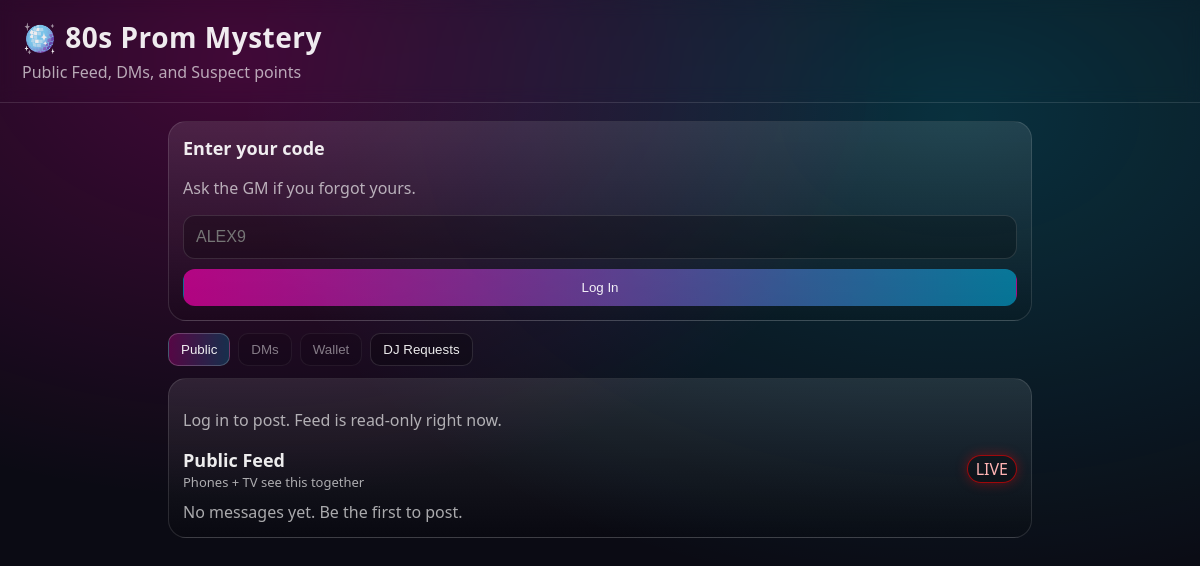
Before: /app with the older database file.
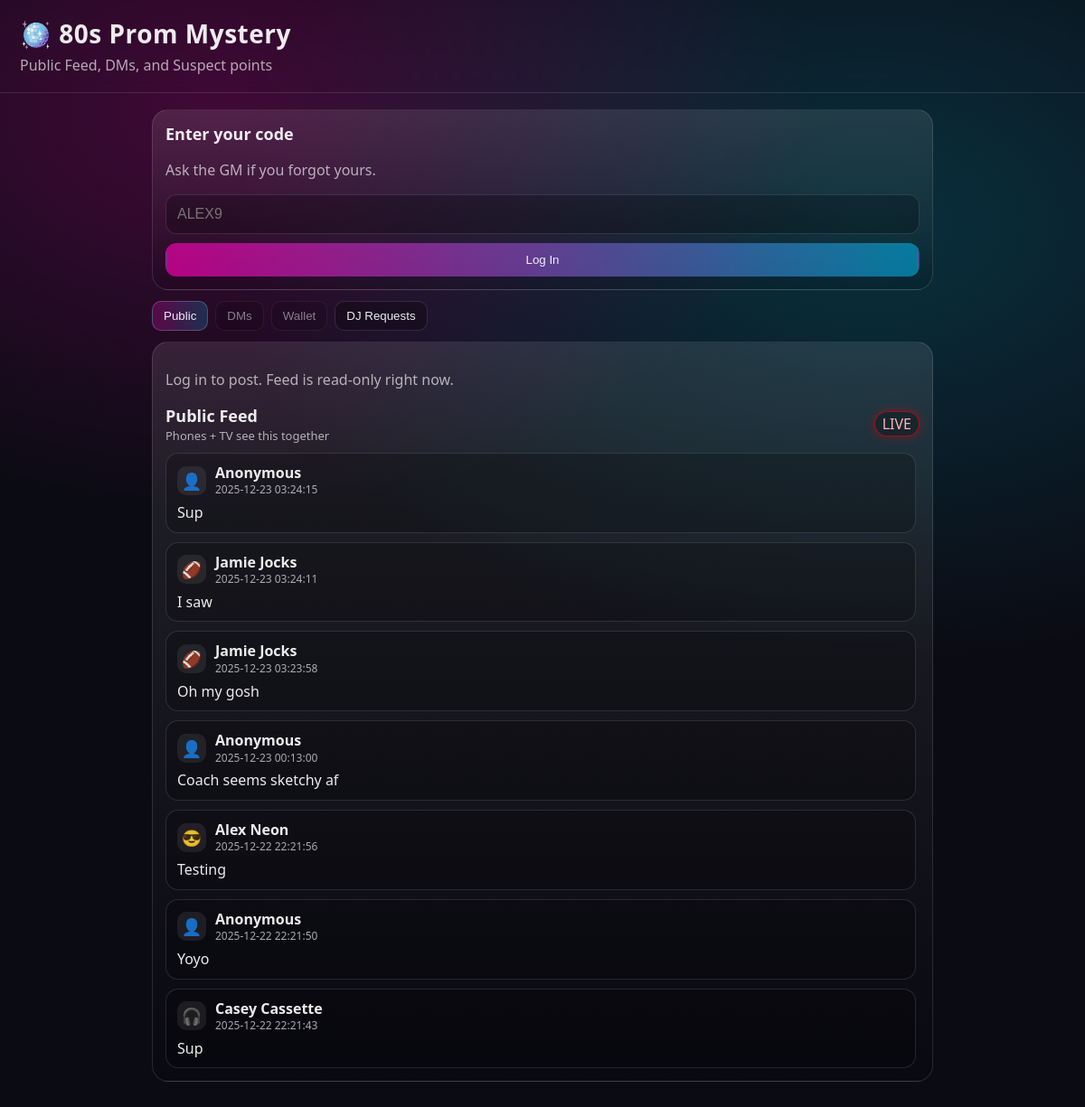
After: the same page with the newer database file.
### tables this page shows
CREATE TABLE messages (
            id INTEGER PRIMARY KEY AUTOINCREMENT,
            type TEXT NOT NULL,
            sender_id INTEGER,
            recipient_id INTEGER,
            body TEXT NOT NULL,
            is_anonymous INTEGER NOT NULL DEFAULT 0,
            is_read INTEGER NOT NULL DEFAULT 0,
            ts DATETIME DEFAULT CURRENT_TIMESTAMP,
            FOREIGN KEY(sender_id) REFERENCES characters(id),
            FOREIGN KEY(recipient_id) REFERENCES characters(id)
        );

CREATE TABLE characters (
        id INTEGER PRIMARY KEY AUTOINCREMENT,
        name TEXT NOT NULL,
        role_tag TEXT NOT NULL,
        bio TEXT NOT NULL,
        avatar_emoji TEXT NOT NULL,
        is_alive INTEGER NOT NULL DEFAULT 1,
        suspect_score INTEGER NOT NULL DEFAULT 0,
        login_code TEXT NOT NULL UNIQUE
    );

### app.py (the view, shortened to what this page needs)
@app.route("/app")
def player_app():
    character = get_logged_in_character()
    conn = get_db()
    phase_two = is_phase_two(conn)
    characters = conn.execute("""
        SELECT * FROM characters
        ORDER BY is_alive DESC, suspect_score DESC, id ASC
    """).fetchall()
    queued_files = {
        row["song_filename"]
        for row in conn.execute("""
            SELECT song_filename FROM jukebox_queue
            WHERE status IN ('queued', 'playing')
        """).fetchall()
    }
    dm_threads = []
    wallet_pending = []
    wallet_notifications = []
    wallet_pending_count = 0
    conn.close()
    public_messages = fetch_public_messages()
    songs = get_song_catalog()
    for s in songs:
        s["queued"] = s["filename"] in queued_files
    selected_dm = request.args.get("dm", type=int)
    error = request.args.get("error")
    tab = request.args.get("tab") or "feed"
    cooldown_remaining = 0
    thread_messages = []
    dm_unread_total = sum(t["unread_count"] for t in dm_threads) if character else 0
    selected_dm_name = None
    selected_dm_role = None
    selected_dm_avatar = None
    return render_template(
        "app.html",
        character=character,
        characters=characters,
        messages=public_messages,
        error=error,
        selected_dm=selected_dm,
        thread_messages=thread_messages,
        tab=tab,
        dm_threads=dm_threads,
        dm_unread_total=dm_unread_total,
        selected_dm_name=selected_dm_name,
        selected_dm_role=selected_dm_role,
        selected_dm_avatar=selected_dm_avatar,
        cooldown_remaining=cooldown_remaining,
        songs=songs,
        wallet_pending=wallet_pending,
        wallet_notifications=wallet_notifications,
        wallet_pending_count=wallet_pending_count,
        phase_two=phase_two,
    )

### app.py (called while the page is built, shortened)
def get_db():
    conn = sqlite3.connect(DB_PATH)
    conn.row_factory = sqlite3.Row
    conn.execute("PRAGMA foreign_keys = ON")
    return conn

def get_logged_in_character():
    char_id = session.get("character_id")
    if not char_id:
        return None

def is_phase_two(conn=None):
    owns_conn = False
    if conn is None:
        conn = get_db()
        owns_conn = True
    row = conn.execute("SELECT COUNT(*) AS cnt FROM characters WHERE is_alive = 0").fetchone()
    if owns_conn:
        conn.close()
    return bool(row and row["cnt"] > 0)

def fetch_public_messages(limit=50):
    conn = get_db()
    rows = conn.execute("""
        SELECT m.*, c.name AS sender_name, c.avatar_emoji
        FROM messages m
        LEFT JOIN characters c ON m.sender_id = c.id
        WHERE m.type = 'public'
        ORDER BY m.pinned DESC, m.ts DESC, m.id DESC
        LIMIT ?
    """, (limit,)).fetchall()
    conn.close()
    return rows

@app.before_request
def ensure_tables():
    global _db_initialized
    if not _db_initialized:
        init_db()
        _db_initialized = True

### templates/app.html (shortened to what this page needs)
<!doctype html>
<html>
<head>
  <link rel="stylesheet" href="{{ url_for('static', filename='style.css') }}">
</head>
<body class="app {{ 'phase-two' if phase_two else 'phase-one' }}">
  <header class="topbar app-top">
    <div>
      <div class="title">🪩 80s Prom Mystery</div>
      <div class="subtitle">Public Feed, DMs, and Suspect points</div>
    </div>
  </header>
  <main class="app-shell" data-active-tab="{{ tab or 'feed' }}">
    {% if not character %}
      <section class="panel">
        <div class="panel-title">Enter your code</div>
        <p class="muted">Ask the GM if you forgot yours.</p>
        <form class="login-form" action="{{ url_for('app_login') }}" method="post">
          <input type="text" name="code" placeholder="ALEX9" maxlength="6" required autofocus />
          <button class="btn primary" type="submit">Log In</button>
        </form>
      </section>
    {% endif %}
    <div class="tab-row">
      <button class="tab-btn {% if (tab or 'feed') == 'feed' %}active{% endif %}" data-tab="feed">Public</button>
      <button class="tab-btn {% if (tab or 'feed') == 'dm' %}active{% endif %}" data-tab="dm" {% if not character %}disabled{% endif %}>
        DMs
      </button>
      <button class="tab-btn {% if (tab or 'feed') == 'wallet' %}active{% endif %}" data-tab="wallet" {% if not character %}disabled{% endif %}>
        Wallet
      </button>
      <button class="tab-btn {% if (tab or 'feed') == 'jukebox' %}active{% endif %}" data-tab="jukebox">
        DJ Requests
      </button>
    </div>
    <section class="panel tab-panel {% if (tab or 'feed') == 'feed' %}active{% endif %}" data-tab="feed">
      {% if character %}
        <div class="panel-title">Post to Public</div>
        <form class="post-form" action="{{ url_for('app_post') }}" method="post">
          <textarea name="content" rows="3" placeholder="Share a clue, alibi, or rumor…" maxlength="280" required></textarea>
          <div class="form-row">
            <label class="checkbox">
              <input type="checkbox" name="anonymous">
              <span>Post as Anonymous</span>
            </label>
            <div class="actions">
              <button class="btn" type="button" onclick="document.querySelector('.post-form textarea').value=''">Clear</button>
              <button class="btn primary" type="submit">Post Public</button>
            </div>
          </div>
        </form>
      {% else %}
        <p class="muted">Log in to post. Feed is read-only right now.</p>
      {% endif %}
      <div class="panel-head">
        <div>
          <div class="panel-title">Public Feed</div>
          <div class="panel-subtitle">Phones + TV see this together</div>
        </div>
        <div class="pill live">LIVE</div>
      </div>
      <div class="message-list" id="app-feed">
        {% for m in messages %}
          <article class="message-card {% if m.pinned %}pinned{% endif %}">
            <div class="message-meta">
              <div class="avatar small">
                {% if m.is_anonymous %}👤{% else %}{{ m.avatar_emoji or "🪩" }}{% endif %}
              </div>
              <div>
                <div class="message-author">
                  {% if m.is_anonymous %}Anonymous{% else %}{{ m.sender_name or "Unknown" }}{% endif %}
                </div>
                <div class="message-time">{{ m.ts }}</div>
              </div>
            </div>
            <div class="message-content">{{ m.body }}</div>
          </article>
        {% else %}
          <div class="muted">No messages yet. Be the first to post.</div>
        {% endfor %}
      </div>
    </section>
  </main>
</body>
</html>

Changed rows visible on the page:
added messages: is_anonymous "Anonymous", ts "2025-12-23 03:24:15", body "Sup"
added messages: avatar_emoji "🏈", name "Jamie Jocks", ts "2025-12-23 03:24:11", body "I saw"
added messages: avatar_emoji "🏈", name "Jamie Jocks", ts "2025-12-23 03:23:58", body "Oh my gosh"
added messages: is_anonymous "Anonymous", ts "2025-12-23 00:13:00", body "Coach seems sketchy af"
added messages: avatar_emoji "😎", name "Alex Neon", ts "2025-12-22 22:21:56", body "Testing"
added messages: is_anonymous "Anonymous", ts "2025-12-22 22:21:50", body "Yoyo"
added messages: avatar_emoji "🎧", name "Casey Cassette", ts "2025-12-22 22:21:43", body "Sup"
Other visible differences:
text no longer shown: "No messages yet. Be the first to post."
